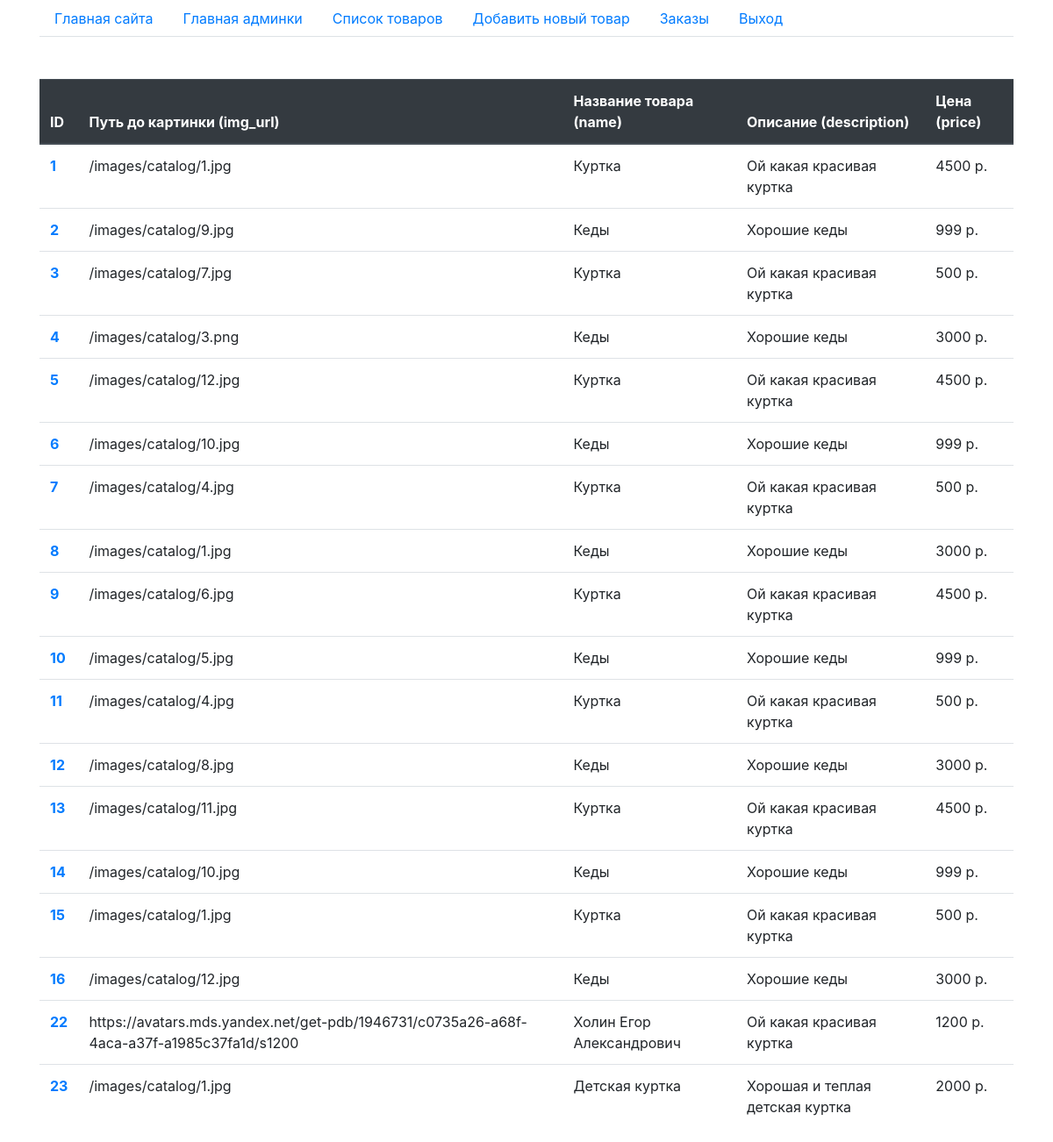
Page /admin/products.php (signed in) on the earlier database version.
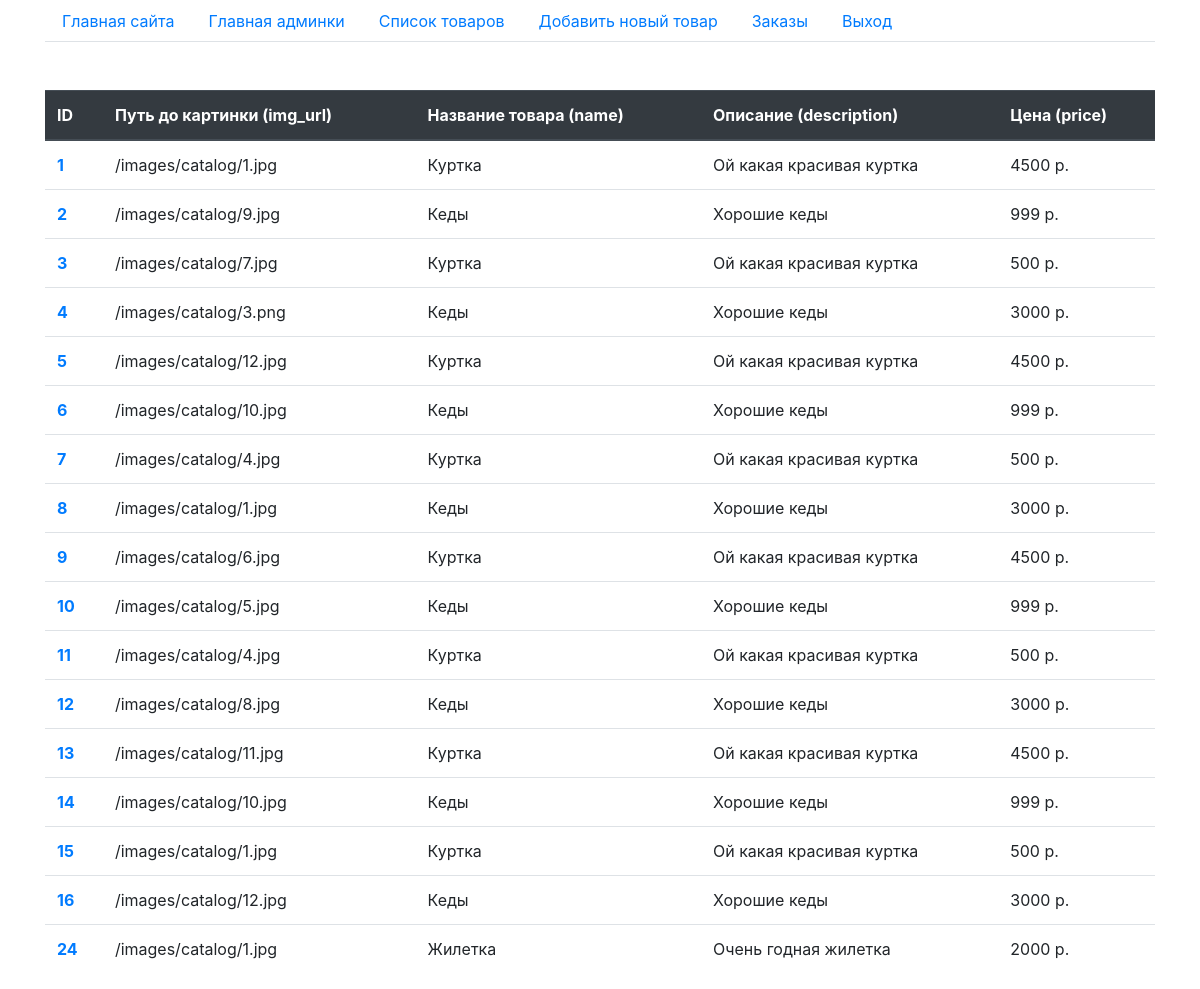
Same page on the later database version.
### tables this page shows
CREATE TABLE IF NOT EXISTS `products` (
  `id` int(11) NOT NULL AUTO_INCREMENT,
  `img_url` varchar(255) NOT NULL,
  `name` varchar(255) NOT NULL,
  `description` text NOT NULL,
  `price` float NOT NULL,
  `add_date` datetime NOT NULL DEFAULT current_timestamp(),
  PRIMARY KEY (`id`)
);

### admin/products.php (the view)
<?php
    include('parts/header.php');
    $sql = "SELECT * FROM products";
    $result = mysqli_query($link, $sql);
?>
<table class="table">
  <thead class="thead-dark">
    <tr>
      <th scope="col">ID</th>
      <th scope="col">Путь до картинки (img_url)</th>
      <th scope="col">Название товара (name)</th>
      <th scope="col">Описание (description)</th>
      <th scope="col">Цена (price)</th>
    </tr>
  </thead>
  <tbody>
    <?php while ($row = mysqli_fetch_assoc($result)) : ?>
        <tr>
            <th scope="row">
                <a href="/admin/product_edit.php?id=<?= $row['id']; ?>">
                    <?= $row['id']; ?>
                </a>
            </th>
            <td><?= $row['img_url']; ?></td>
            <td><?= $row['name']; ?></td>
            <td><?= $row['description']; ?></td>
            <td><?= $row['price']; ?> р.</td>
        </tr>
    <?php endwhile; ?>
  </tbody>
</table>
<?php include('parts/footer.php'); ?>

### admin/parts/header.php (shortened to what this page needs)
<?php
    $is_auth = isset($_SESSION['is_auth']) && $_SESSION['is_auth'];
?>
<!DOCTYPE html>
<html lang="ru">
<head>
    <link rel="stylesheet" href="https://stackpath.bootstrapcdn.com/bootstrap/4.4.1/css/bootstrap.min.css"
>
</head>
<body>
    <div class="container">
        <ul class="nav nav-tabs">
            <li class="nav-item">
                <a class="nav-link" href="/">Главная сайта</a>
            </li>
            <li class="nav-item">
                <a class="nav-link" href="/admin">Главная админки</a>
            </li>
            <li class="nav-item">
                <a class="nav-link" href="/admin/products.php">Список товаров</a>
            </li>
            <li class="nav-item">
                <a class="nav-link" href="/admin/product_add.php">Добавить новый товар</a>
            </li>
            <li class="nav-item">
                <a class="nav-link" href="/admin/orders.php">Заказы</a>
            </li>
            <?php if($is_auth) : ?>
            <li class="nav-item">
                <a class="nav-link" href="/admin/exit.php">Выход</a>
            </li>
            <?php endif; ?>
        </ul>
        <br/><br/>

### admin/parts/footer.php
    </div>
</body>
</html>

Differences in the rows shown:
removed products: id "22", img_url "https://avatars.mds.yandex.net/get-pdb/1946731/c0735a26-a68f-4aca-a37f-a1985c37fa1d/s1200", name "Холин Егор Александрович", description "Ой какая красивая куртка", price "1200"
removed products: id "23", img_url "/images/catalog/1.jpg", name "Детская куртка", description "Хорошая и теплая детская куртка", price "2000"
added products: id "24", img_url "/images/catalog/1.jpg", name "Жилетка", description "Очень годная жилетка", price "2000"
